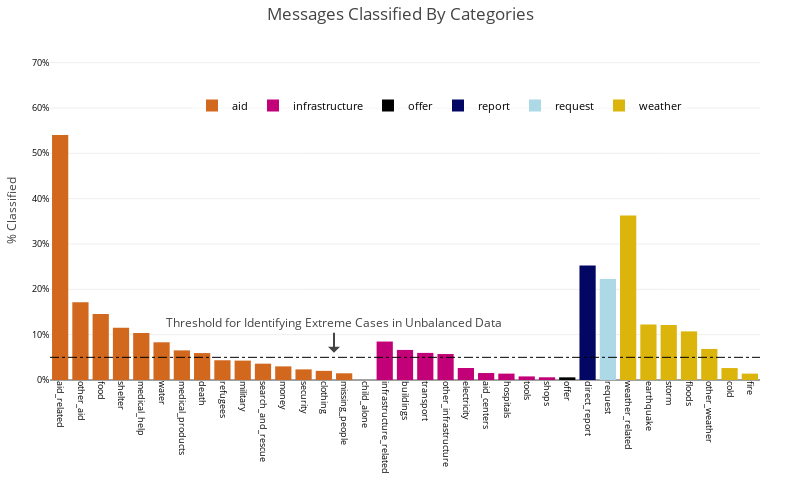

The code cell stored with this chart in its notebook:
### Code cell
# Show distribution of different category

category_values = df_source.iloc[:,3:-8]
category_mean = category_values.mean().sort_values(ascending=False).reset_index()
category_mean.columns = ['category', 'mean_response']

# Create a mapping dictionary
mapping = {
    'request': ['request', 'related'],
    'offer': ['offer'],
    'aid': [
        'aid_related', 'medical_help', 'medical_products', 'search_and_rescue', 'security', 
        'military', 'child_alone', 'water', 'food', 'shelter', 'clothing', 'money', 
        'missing_people', 'refugees', 'death', 'other_aid'
    ],
    'infrastructure': [
        'infrastructure_related', 'transport', 'buildings', 'electricity', 'tools', 'hospitals',
        'shops', 'aid_centers', 'other_infrastructure'
    ],
    'weather': ['weather_related', 'floods', 'storm', 'fire', 'earthquake', 'cold', 'other_weather'],
    'report': ['direct_report']
}

# Create a reverse mapping dictionary
reverse_mapping = {value: key for key, values in mapping.items() for value in values}

# Map the first column (category) to major groups using reverse_mapping
category_mean['category_class'] = category_mean['category'].map(reverse_mapping)
category_mean = category_mean[category_mean['category'] != 'related']
category_mean.sort_values(by=['category_class', 'mean_response'], ascending=[True, False], inplace=True)

# '#FF796C', '#DDA0DD', '#AAA662', '#FFD700', '#C20078', '#929591', '#ADD8E6', '#D2B48C'

# Define a color map for the category classes

bar_color = {
    'request': '#ADD8E6',
    'offer': '#000000',
    'aid': '#D2681E',
    'infrastructure': '#C20078',
    'weather': '#DBB40C',
    'report': '#030764'
}


# Assign colors to each bar based on the 'class' column
#category_colors = [bar_color[cls] for cls in category_mean['category_class']]

data = []
for category_class, group in category_mean.groupby('category_class'):
    # Use the color map to get the color for this class
    class_color = bar_color[category_class]

    data.append(go.Bar(
        x=group['category'],
        y=group['mean_response'],
        name=category_class,  # This will be used in the legend
        marker=dict(color=class_color)  # Set the color for this group
    ))

# Create the layout
layout = go.Layout(
    title='Messages Classified By Categories',
    width=800,
    height=500,
    margin=dict(l=50, r=40, t=40, b=120),
    yaxis=dict(
        title='% Classified',
        range=[0, .75],
        tickformat='.0%',
        titlefont=dict(size=12),
        tickfont=dict(size=9, color='black')
    ),
    xaxis=dict(
        tickangle=90,
        tickfont=dict(size=9, color='black')
    ),
    # Add a horizontal line at y=0.05
    shapes=[
        dict(
            type='line',
            yref='y', y0=0.05, y1=0.05,
            xref='paper', x0=0, x1=1,
            line=dict(
                color='Black',
                width=1,
                dash='dashdot',
            )
        )
    ],
    legend=dict(
        orientation='h',
        font=dict(size=11, color='Black'),
        x=0.2,  # Fractional x position
        y=.85,    # Fractional y position
        bgcolor='rgba(255, 255, 255, 0.5)',  # Optional: semi-transparent background
        #bordercolor='',  # Optional: border color
        borderwidth=0  # Optional: border width
    ),
    # Add an annotation for the horizontal line
    annotations=[
        dict(
            xref='paper', x=0.4,  # Position the x based on the figure's width
            yref='y', y=0.06,  # Position the y at the horizontal line's level
            text='Threshold for Identifying Extreme Cases in Unbalanced Data',  # The text of the annotation
            showarrow=True,
            arrowhead=1,
            ax=0,
            ay=-30  # Adjust the arrow's position
        )
    ]    
)
fig = go.Figure(data=data, layout=layout)

iplot(fig)

### Figure 1 — Plotly figure (JSON) as saved in the notebook; plotly's stock layout.template omitted (floating-point values rounded to 4 significant figures)
{"data": [{"marker": {"color": "#D2681E"}, "name": "aid", "type": "bar", "x": ["aid_related", "other_aid", "food", "shelter", "medical_help", "water", "medical_products", "death", "refugees", "military", "search_and_rescue", "money", "security", "clothing", "missing_people", "child_alone"], "y": [0.5405, 0.1715, 0.1455, 0.1152, 0.1037, 0.08321, 0.06534, 0.05942, 0.04355, 0.0428, 0.03603, 0.03006, 0.02344, 0.02016, 0.01483, 0]}, {"marker": {"color": "#C20078"}, "name": "infrastructure", "type": "bar", "x": ["infrastructure_related", "buildings", "transport", "other_infrastructure", "electricity", "aid_centers", "hospitals", "tools", "shops"], "y": [0.08485, 0.06634, 0.05977, 0.05728, 0.02648, 0.01538, 0.01408, 0.007913, 0.005972]}, {"marker": {"color": "#000000"}, "name": "offer", "type": "bar", "x": ["offer"], "y": [0.005872]}, {"marker": {"color": "#030764"}, "name": "report", "type": "bar", "x": ["direct_report"], "y": [0.2526]}, {"marker": {"color": "#ADD8E6"}, "name": "request", "type": "bar", "x": ["request"], "y": [0.2227]}, {"marker": {"color": "#DBB40C"}, "name": "weather", "type": "bar", "x": ["weather_related", "earthquake", "storm", "floods", "other_weather", "cold", "fire"], "y": [0.3631, 0.1222, 0.1216, 0.1072, 0.06848, 0.02638, 0.01403]}], "layout": {"annotations": [{"arrowhead": 1, "ax": 0, "ay": -30, "showarrow": true, "text": "Threshold for Identifying Extreme Cases in Unbalanced Data", "x": 0.4, "xref": "paper", "y": 0.06, "yref": "y"}], "height": 500, "legend": {"bgcolor": "rgba(255, 255, 255, 0.5)", "borderwidth": 0, "font": {"color": "Black", "size": 11}, "orientation": "h", "x": 0.2, "y": 0.85}, "margin": {"b": 120, "l": 50, "r": 40, "t": 40}, "shapes": [{"line": {"color": "Black", "dash": "dashdot", "width": 1}, "type": "line", "x0": 0, "x1": 1, "xref": "paper", "y0": 0.05, "y1": 0.05, "yref": "y"}], "title": "Messages Classified By Categories", "width": 800, "xaxis": {"tickangle": 90, "tickfont": {"color": "black", "size": 9}}, "yaxis": {"range": [0, 0.75], "tickfont": {"color": "black", "size": 9}, "tickformat": ".0%", "title": "% Classified", "titlefont": {"size": 12}}}}
